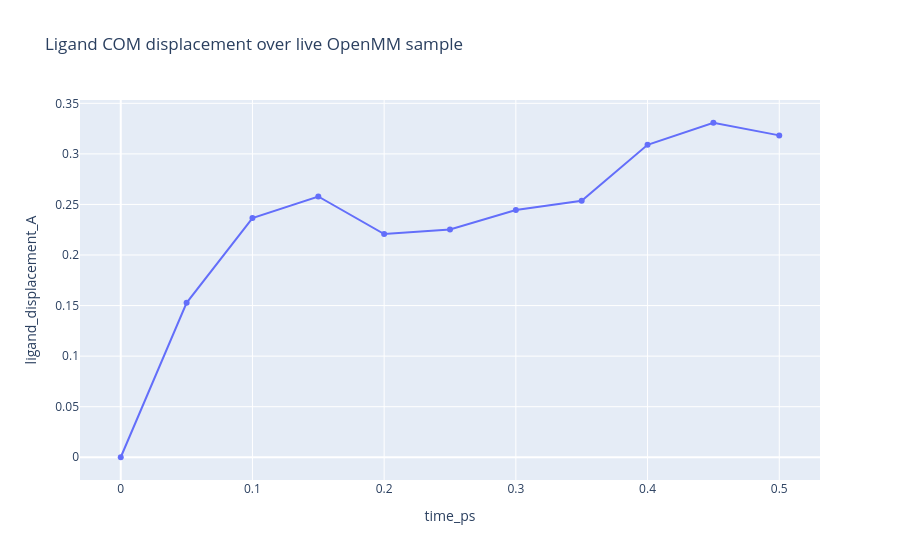

Notebook code cell kept with this figure:
### Code cell
import plotly.express as px
import pandas as pd

df = pd.DataFrame({
    "step": sampled_steps,
    "time_ps": sampled_time_ps,
    "ligand_displacement_A": disp,
})

px.line(
    df,
    x="time_ps",
    y="ligand_displacement_A",
    markers=True,
    title="Ligand COM displacement over live OpenMM sample",
).show()

### Figure 1 — Plotly figure (JSON) as saved in the notebook; plotly's stock layout.template omitted (floating-point values rounded to 4 significant figures)
{"data": [{"hovertemplate": "time_ps=%{x}<br>ligand_displacement_A=%{y}<extra></extra>", "legendgroup": "", "line": {"color": "#636efa", "dash": "solid"}, "marker": {"symbol": "circle"}, "mode": "lines+markers", "name": "", "orientation": "v", "showlegend": false, "type": "scatter", "x": [0.0, 0.05, 0.1, 0.15, 0.2, 0.25, 0.3, 0.35, 0.4, 0.45, 0.5], "xaxis": "x", "y": [0.0, 0.1527, 0.2366, 0.2579, 0.2207, 0.2252, 0.2444, 0.2536, 0.309, 0.3308, 0.3183], "yaxis": "y"}], "layout": {"legend": {"tracegroupgap": 0}, "title": {"text": "Ligand COM displacement over live OpenMM sample"}, "xaxis": {"anchor": "y", "domain": [0, 1], "title": {"text": "time_ps"}}, "yaxis": {"anchor": "x", "domain": [0, 1], "title": {"text": "ligand_displacement_A"}}}}
